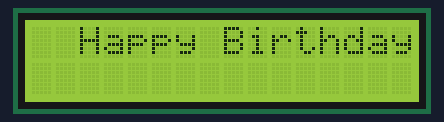
Bench run of a sketch on a simulated Arduino Uno, built with avr-gcc and run on an emulated ATmega328P. Shown: 16×2 character LCD.

Above: at 0.1 s.
At 4.7 s:
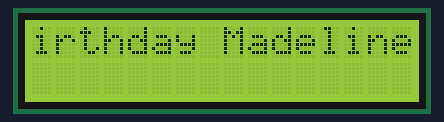
At 9.7 s:
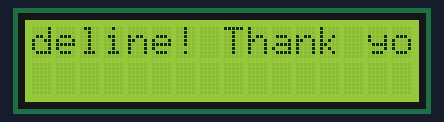
At 19.8 s:
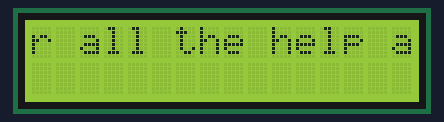
At 29.4 s:
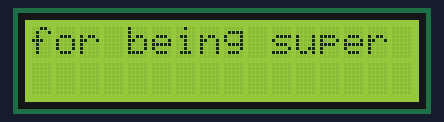
At 39.5 s:
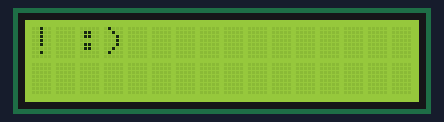

The sketch:

LCD_HappyBirthdayMessage.ino
```cpp
#include <LiquidCrystal.h>
int rs=7;
int en=8;
int d4=9;
int d5=10;
int d6=11;
int d7=12;
int dt=500;
String msg="  Happy Birthday Madeline! Thank you for all the help and for being super fun!! :)";
LiquidCrystal lcd (rs,en,d4,d5,d6,d7);
void setup() {
  // put your setup code here, to run once:
lcd.begin(16,2);
}
void loop() {
  // put your main code here, to run repeatedly:
for (int j=0; j<msg.length(); j=j+1){
  String window=msg.substring(j, j+16);
  lcd.clear();
  lcd.setCursor(0,0);
  lcd.print(window);
  delay(dt);
}
}
```

Measured:
- what the display in image 1 shows lasts 0.5 s, from 4.6 s to 5.1 s
